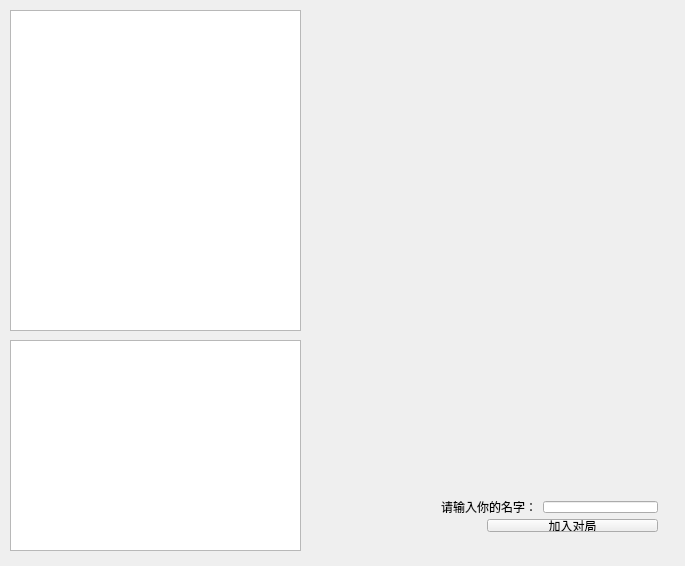
<?xml version="1.0" encoding="UTF-8"?>
<ui version="4.0">
 <class>PokerClient</class>
 <widget class="QWidget" name="PokerClient">
  <property name="geometry">
   <rect>
    <x>0</x>
    <y>0</y>
    <width>685</width>
    <height>566</height>
   </rect>
  </property>
  <property name="windowTitle">
   <string>PokerClient</string>
  </property>
  <widget class="QTextBrowser" name="textBrowser_log">
   <property name="geometry">
    <rect>
     <x>10</x>
     <y>10</y>
     <width>291</width>
     <height>321</height>
    </rect>
   </property>
  </widget>
  <widget class="QTextBrowser" name="textBrowser_lelaoji">
   <property name="geometry">
    <rect>
     <x>10</x>
     <y>340</y>
     <width>291</width>
     <height>211</height>
    </rect>
   </property>
  </widget>
  <widget class="QWidget" name="layoutWidget">
   <property name="geometry">
    <rect>
     <x>430</x>
     <y>490</y>
     <width>239</width>
     <height>53</height>
    </rect>
   </property>
   <layout class="QFormLayout" name="formLayout">
    <item row="0" column="0" colspan="2">
     <layout class="QHBoxLayout" name="horizontalLayout">
      <item>
       <widget class="QLabel" name="label">
        <property name="text">
         <string>请输入你的名字：</string>
        </property>
       </widget>
      </item>
      <item>
       <widget class="QLineEdit" name="lineEdi_name"/>
      </item>
     </layout>
    </item>
    <item row="1" column="0">
     <spacer name="horizontalSpacer">
      <property name="orientation">
       <enum>Qt::Horizontal</enum>
      </property>
      <property name="sizeHint" stdset="0">
       <size>
        <width>40</width>
        <height>20</height>
       </size>
      </property>
     </spacer>
    </item>
    <item row="1" column="1">
     <widget class="QPushButton" name="pushButton_join">
      <property name="text">
       <string>加入对局</string>
      </property>
     </widget>
    </item>
   </layout>
  </widget>
 </widget>
 <layoutdefault spacing="6" margin="11"/>
 <resources/>
 <connections/>
</ui>
